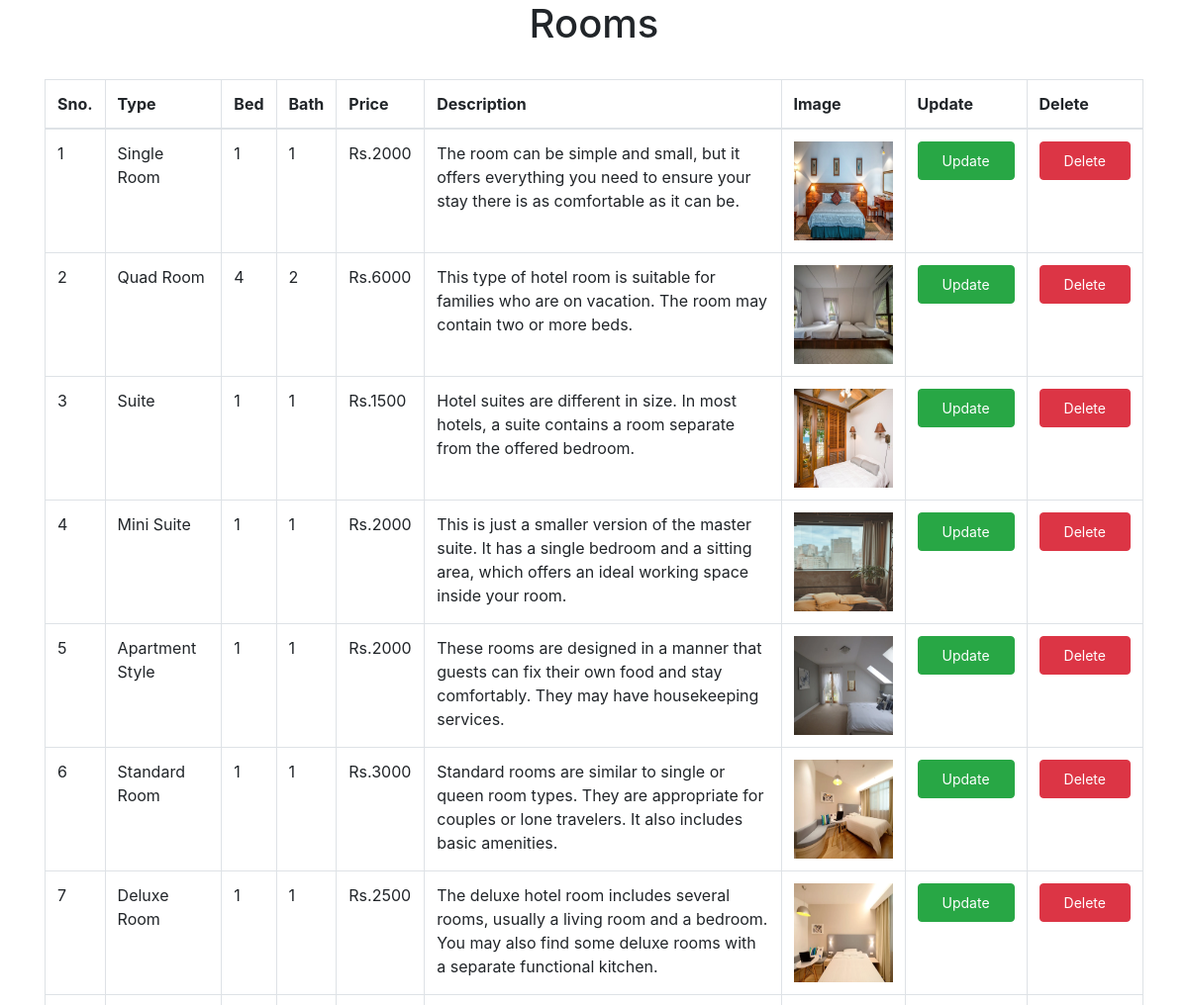
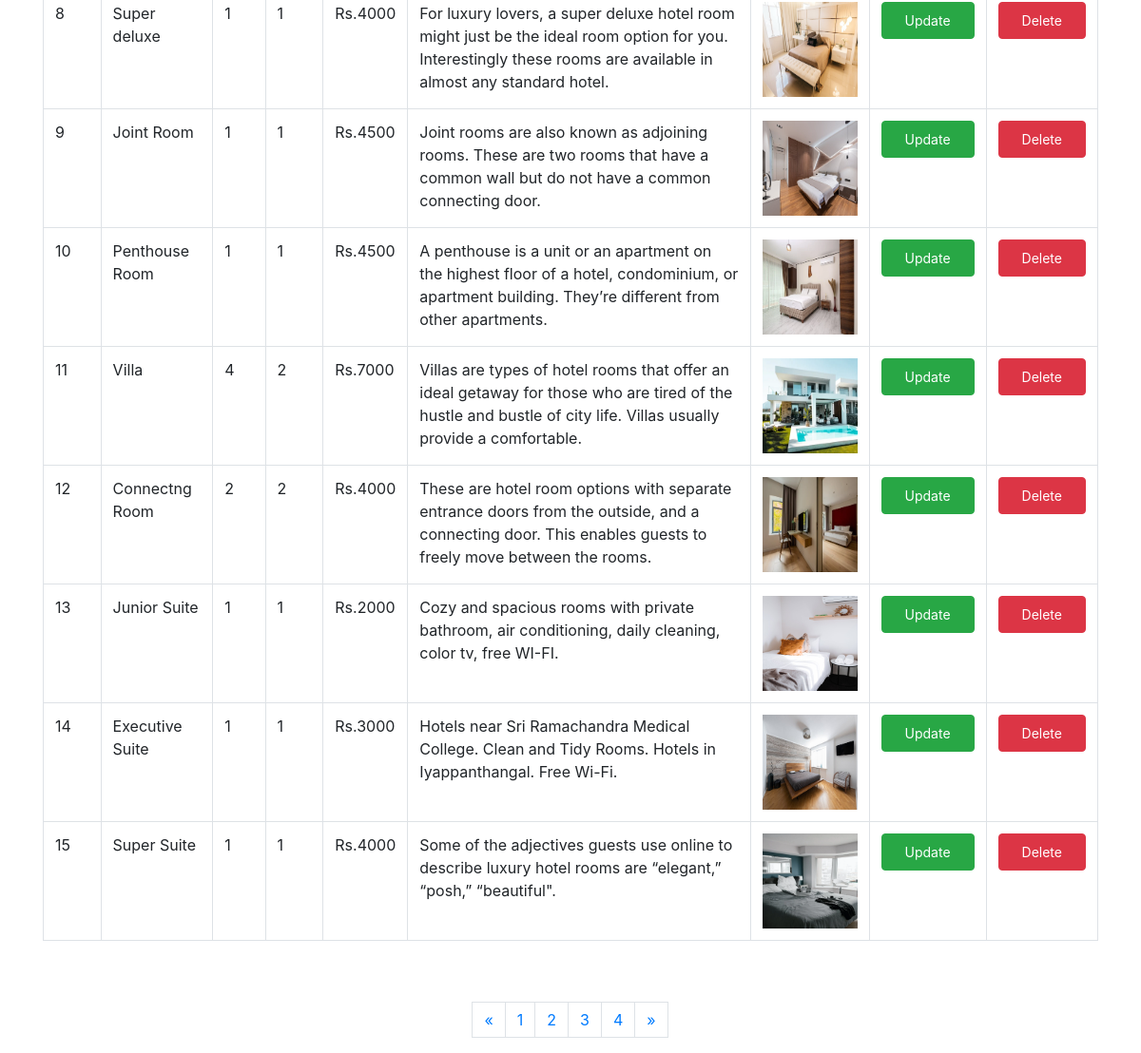
Page /admin/viewroom.php?page=2 (signed in) on the committed database (2 pictures, top to bottom).
### tables this page shows
CREATE TABLE `addroom` (
  `Sno` int(11) NOT NULL,
  `Type` varchar(50) NOT NULL,
  `Bed` int(10) NOT NULL,
  `Bath` int(10) NOT NULL,
  `Description` varchar(1000) NOT NULL,
  `Price` int(150) NOT NULL,
  `Image` varchar(200) NOT NULL
);

### admin/viewroom.php (the view, shortened to what this page needs)
<!doctype html>
<html lang="en">
<head>
  <link rel="stylesheet" href="https://cdn.jsdelivr.net/npm/bootstrap@4.5.3/dist/css/bootstrap.min.css">
</head>
<body class="h-screen font-sans login bg-cover">
<div class="container">
	 <h1 class="text-gray text-center font-bold">Rooms</h1>
	 <br>
    <div class="leading-loose">
     <?php
	 	include"adminconn.php";
			$limit=15;
			if (isset($_GET['page']))
			{
				$page=$_GET['page'];
			}
			else
			{
				$page=1;
			}
			$offset=($page-1)*$limit;
			$a="SELECT * from addroom limit {$offset},{$limit}";
	 $run=mysqli_query($connection,$a);
	 $count=mysqli_num_rows($run);
	 if($count>0)
	 {
	 ?>
        	      <table class="table table-bordered table-hover ">
    <thead style="text:center">
      <tr>
        <th>Sno.</th>
        <th>Type</th>
        <th>Bed</th>
        <th>Bath</th>
        <th>Price</th>
        <th>Description</th>
        <th>Image</th>
        <th>Update</th>
        <th>Delete</th>
      </tr>
    </thead>
    <tbody>
	<?php
	$i=1;
		while($r=mysqli_fetch_array($run))
		{
	?>
      <tr>
        <td><?php echo $i++ ?></td>
        <td><?php echo $r['Type']; ?></td>
        <td><?php echo $r['Bed']; ?></td>
        <td><?php echo $r['Bath']; ?></td>
        <td><?php echo "Rs." .$r['Price']; ?></td>
        <td><?php echo $r['Description']; ?></td>
        <td><img src="<?php echo '../img/'.$r['Image']; ?>" style="height:100px;width:100px"></td>
		<td><a class="btn btn-sm btn-success rounded py-2 px-4" href="updateroom.php?id=<?php echo $r['Sno'];?>">Update</a></td>
		<td><a class="btn btn-sm btn-danger rounded py-2 px-4" href="deleteroom.php?id=<?php echo $r['Sno'];?>">Delete</a></td>
      </tr>
	  			<?php
				}
			?>
    </tbody>
  </table>
	 <?php
				}
			?>
			<br><br>
			<?php
				include"adminconn.php";
				$b="SELECT * from addroom";
			    $run=mysqli_query($connection,$b);
				$c=mysqli_num_rows($run);
				if($c)
				{
					$total_records=mysqli_num_rows($run);
					$total_page=ceil($total_records/$limit);
					 echo"<ul class='pagination justify-content-center'>";
				?>
				<li class="page_item disabled">
				<a class="page-link" href="#" tabindex="-1">&laquo;</a>
				</li>
				<?php
				for ($i=1;$i<=$total_page;$i++)
				{
					echo"<li class='page-item'><a class='page-link' href='viewroom.php?page=$i'>$i</a></li>";
				}
				?>
				<li class="page_item ">
				<a class="page-link" href="#">&raquo;</a>
				</li>
				    </ul>
                <?php
				}
                ?>
    </div>
  </div>
</body>
</html>

### rows in the picture
addroom: Type "Single Room", Bed "1", Bath "1", Price "2000", Description "The room can be simple and small, but it offers everything you need to ensure your stay there is as comfortable as it can be.", Image (picture)
addroom: Type "Quad Room", Bed "4", Bath "2", Price "6000", Description "This type of hotel room is suitable for families who are on vacation. The room may contain two or more beds.", Image (picture)
addroom: Type "Suite", Bed "1", Bath "1", Price "1500", Description "Hotel suites are different in size. In most hotels, a suite contains a room separate from the offered bedroom.", Image (picture)
addroom: Type "Mini Suite", Bed "1", Bath "1", Price "2000", Description "This is just a smaller version of the master suite. It has a single bedroom and a sitting area, which offers an ideal working space inside your room.", Image (picture)
addroom: Type "Apartment Style", Bed "1", Bath "1", Price "2000", Description "These rooms are designed in a manner that guests can fix their own food and stay comfortably. They may have housekeeping services.", Image (picture)
addroom: Type "Standard Room", Bed "1", Bath "1", Price "3000", Description "Standard rooms are similar to single or queen room types. They are appropriate for couples or lone travelers. It also includes basic amenities.", Image (picture)
addroom: Type "Deluxe Room", Bed "1", Bath "1", Price "2500", Description "The deluxe hotel room includes several rooms, usually a living room and a bedroom. You may also find some deluxe rooms with a separate functional kitchen.", Image (picture)
addroom: Type "Super deluxe", Bed "1", Bath "1", Price "4000", Description "For luxury lovers, a super deluxe hotel room might just be the ideal room option for you. Interestingly these rooms are available in almost any standard hotel.", Image (picture)
addroom: Type "Joint Room", Bed "1", Bath "1", Price "4500", Description "Joint rooms are also known as adjoining rooms. These are two rooms that have a common wall but do not have a common connecting door.", Image (picture)
addroom: Type "Penthouse Room", Bed "1", Bath "1", Price "4500", Description "A penthouse is a unit or an apartment on the highest floor of a hotel, condominium, or apartment building. They’re different from other apartments.", Image (picture)
addroom: Type "Villa", Bed "4", Bath "2", Price "7000", Description "Villas are types of hotel rooms that offer an ideal getaway for those who are tired of the hustle and bustle of city life. Villas usually provide a comfortable.", Image (picture)
addroom: Type "Connectng Room", Bed "2", Bath "2", Price "4000", Description "These are hotel room options with separate entrance doors from the outside, and a connecting door. This enables guests to freely move between the rooms.", Image (picture)
addroom: Type "Junior Suite", Bed "1", Bath "1", Price "2000", Description "Cozy and spacious rooms with private bathroom, air conditioning, daily cleaning, color tv, free WI-FI.", Image (picture)
addroom: Type "Executive Suite", Bed "1", Bath "1", Price "3000", Description "Hotels near Sri Ramachandra Medical College. Clean and Tidy Rooms. Hotels in Iyappanthangal. Free Wi-Fi.", Image (picture)
addroom: Type "Super Suite", Bed "1", Bath "1", Price "4000", Description "Some of the adjectives guests use online to describe luxury hotel rooms are “elegant,” “posh,” “beautiful\".", Image (picture)
